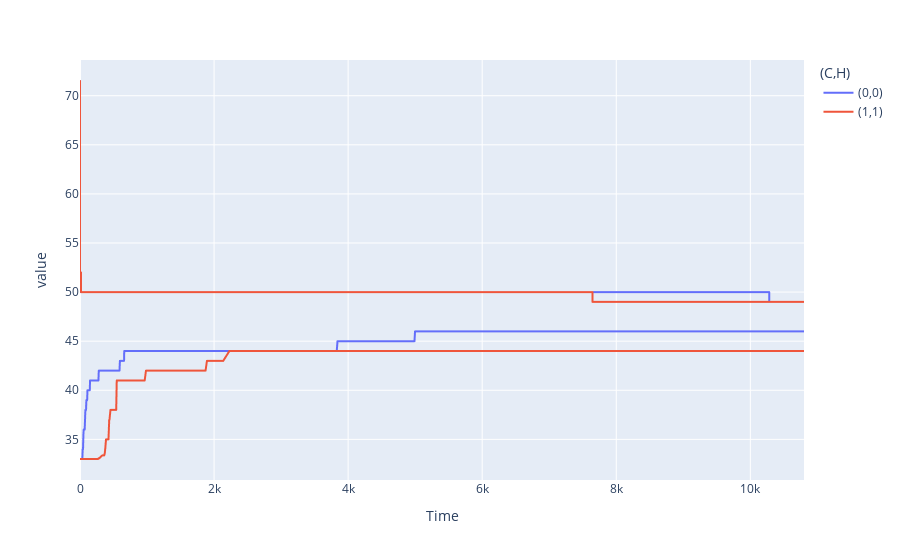

The notebook cell saved with this chart:
### Code cell
Filter = Progress[Progress['Formulation'].isin(['SU']) 
                  & Progress['N'].isin(['15']) 
                  & Progress['(C,H)'].isin(['(0,0)','(1,1)'])]

fig1 = px.line(Filter, x="Time", y=["Incumbent","BestBd"], color="(C,H)")

fig1

### Figure 1 — Plotly figure (JSON) as saved in the notebook; plotly's stock layout.template omitted (floating-point values rounded to 4 significant figures; data arrays with more than 128 entries replaced by an {"elided": "..."} marker saying what was removed)
{"data": [{"hovertemplate": "(C,H)=(0,0)<br>variable=Incumbent<br>Time=%{x}<br>value=%{y}<extra></extra>", "legendgroup": "(0,0)", "line": {"color": "#636efa", "dash": "solid"}, "marker": {"symbol": "circle"}, "mode": "lines", "name": "(0,0)", "showlegend": true, "type": "scattergl", "x": {"elided": "1758 float values"}, "xaxis": "x", "y": {"elided": "1758 float values"}, "yaxis": "y"}, {"hovertemplate": "(C,H)=(0,0)<br>variable=BestBd<br>Time=%{x}<br>value=%{y}<extra></extra>", "legendgroup": "(0,0)", "line": {"color": "#636efa", "dash": "solid"}, "marker": {"symbol": "circle"}, "mode": "lines", "name": "(0,0)", "showlegend": false, "type": "scattergl", "x": {"elided": "1758 float values"}, "xaxis": "x", "y": {"elided": "1758 float values"}, "yaxis": "y"}, {"hovertemplate": "(C,H)=(1,1)<br>variable=Incumbent<br>Time=%{x}<br>value=%{y}<extra></extra>", "legendgroup": "(1,1)", "line": {"color": "#EF553B", "dash": "solid"}, "marker": {"symbol": "circle"}, "mode": "lines", "name": "(1,1)", "showlegend": true, "type": "scattergl", "x": {"elided": "420 float values"}, "xaxis": "x", "y": {"elided": "420 float values"}, "yaxis": "y"}, {"hovertemplate": "(C,H)=(1,1)<br>variable=BestBd<br>Time=%{x}<br>value=%{y}<extra></extra>", "legendgroup": "(1,1)", "line": {"color": "#EF553B", "dash": "solid"}, "marker": {"symbol": "circle"}, "mode": "lines", "name": "(1,1)", "showlegend": false, "type": "scattergl", "x": {"elided": "420 float values"}, "xaxis": "x", "y": {"elided": "420 float values"}, "yaxis": "y"}], "layout": {"legend": {"title": {"text": "(C,H)"}, "tracegroupgap": 0}, "margin": {"t": 60}, "xaxis": {"anchor": "y", "domain": [0, 1], "title": {"text": "Time"}}, "yaxis": {"anchor": "x", "domain": [0, 1], "title": {"text": "value"}}}}
